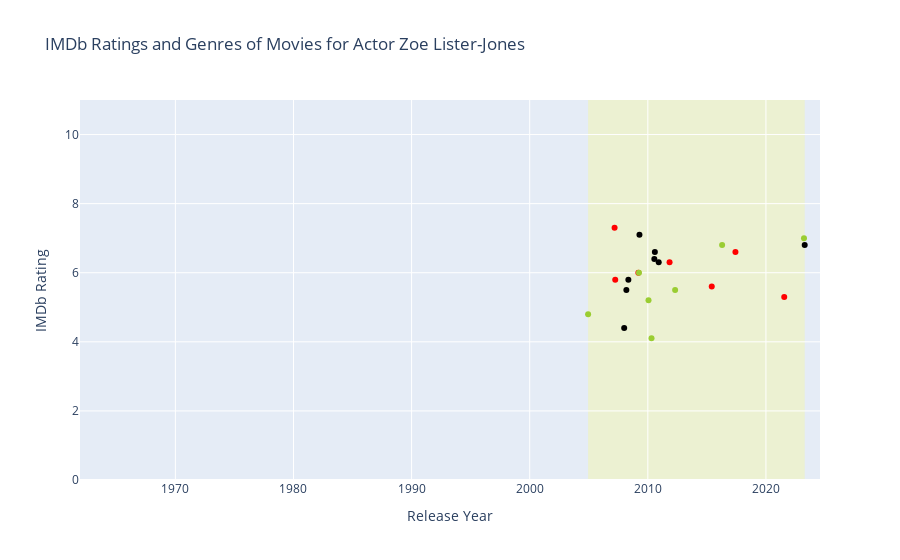
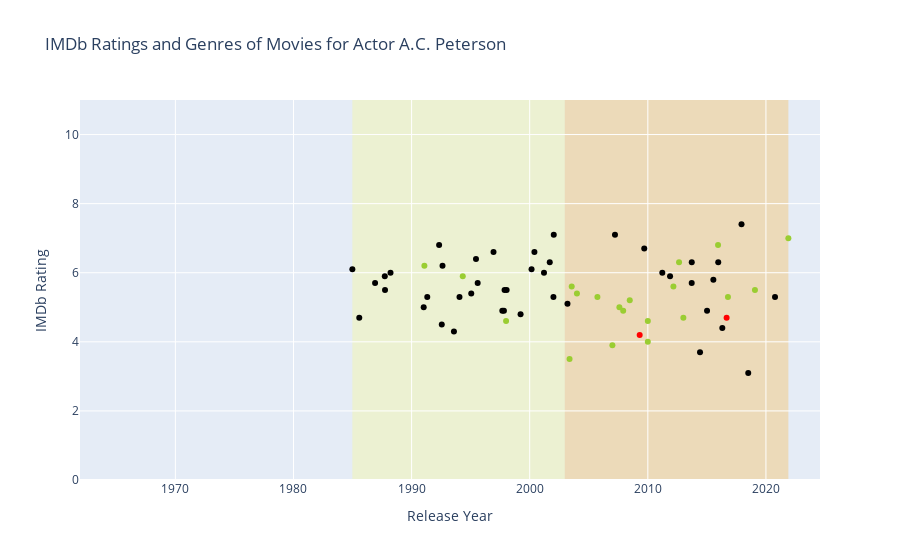
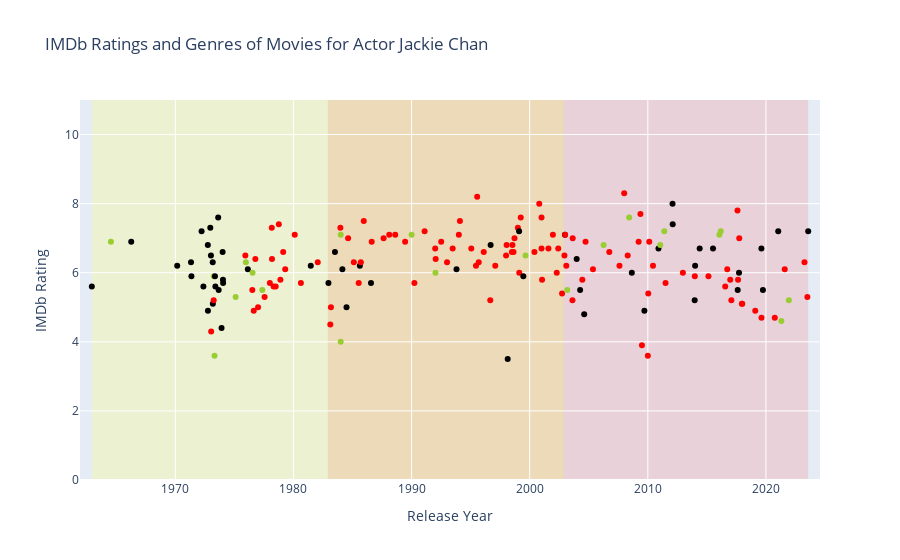

The cell these charts' notebook holds for them, in order:
### Code cell
from datetime import datetime, timedelta
id_1 = full_actors_filtered_df[full_actors_filtered_df['name'] == 'Zoe Lister-Jones']['actor_id'].iloc[0]
id_2 = full_actors_filtered_df[full_actors_filtered_df['name'] == 'A.C. Peterson']['actor_id'].iloc[0]
id_3 = full_actors_filtered_df[full_actors_filtered_df['name'] == 'Jackie Chan']['actor_id'].iloc[0]

first_release_date_1 = full_actors_filtered_df[full_actors_filtered_df['name'] == 'Zoe Lister-Jones']['release_date'].min()
first_release_date_2 = full_actors_filtered_df[full_actors_filtered_df['name'] == 'A.C. Peterson']['release_date'].min()
first_release_date_3 = full_actors_filtered_df[full_actors_filtered_df['name'] == 'Jackie Chan']['release_date'].min()
# get the earlier release date out of the 3
first_release_date = min(first_release_date_1, first_release_date_2, first_release_date_3)

# get min release date
last_release_date_1 = full_actors_filtered_df[full_actors_filtered_df['name'] == 'Zoe Lister-Jones']['release_date'].max()
last_release_date_2 = full_actors_filtered_df[full_actors_filtered_df['name'] == 'A.C. Peterson']['release_date'].max()
last_release_date_3 = full_actors_filtered_df[full_actors_filtered_df['name'] == 'Jackie Chan']['release_date'].max()
# get the later release date out of the 3
last_release_date = max(last_release_date_1, last_release_date_2, last_release_date_3)

# ---------------------
start_date = datetime.strptime(first_release_date, '%Y-%m-%d')
end_date = datetime.strptime(last_release_date, '%Y-%m-%d')

start_date -= timedelta(days=365)
end_date += timedelta(days=365)

# Convert back to string format
first_release_date = start_date.strftime('%Y-%m-%d')
last_release_date = end_date.strftime('%Y-%m-%d')

#---------------------

plot_movies_ratings_1(id_1, first_release_date, last_release_date)
plot_movies_ratings_2(id_2, first_release_date, last_release_date)
plot_movies_ratings_3(id_3, first_release_date, last_release_date)

### Figure 1 — Plotly figure (JSON) as saved in the notebook; plotly's stock layout.template omitted (floating-point values rounded to 4 significant figures)
{"data": [{"customdata": [["Nausea II", 2], ["Arranged", 0], ["The Last 15", 1], ["The Marconi Bros", 7], ["Explicit Ills", 8], ["Turn the River", 12], ["Breaking Upwards", 0], ["Washingtonienne", 2], ["State of Play", 20], ["Armless", 3], ["Shadows & Lies", 5], ["Salt", 17], ["The Other Guys", 24], ["All Good Things", 42], ["Stuck Between Stations", 0], ["Lola Versus", 2], ["Consumed", 0], ["Confirmation", 5], ["Band Aid", 0], ["How It Ends", 0], ["A Good Person", 4], ["Beau Is Afraid", 7]], "hovertemplate": "Release Year=%{x}<br>IMDb Rating=%{y}<br>Movie name=%{customdata[0]}<br>Order=%{customdata[1]}<extra></extra>", "legendgroup": "", "marker": {"color": ["yellowgreen", "red", "red", null, null, null, "red", "yellowgreen", null, "yellowgreen", "yellowgreen", null, null, null, "red", "yellowgreen", "red", "yellowgreen", "red", "red", "yellowgreen", null], "symbol": "circle"}, "mode": "markers", "name": "", "orientation": "v", "showlegend": false, "type": "scatter", "x": ["2004-12-11", "2007-03-10", "2007-03-30", "2008-01-01", "2008-03-08", "2008-05-09", "2009-03-14", "2009-04-01", "2009-04-17", "2010-01-22", "2010-04-25", "2010-07-21", "2010-08-06", "2010-12-03", "2011-11-04", "2012-04-24", "2015-06-01", "2016-04-16", "2017-06-02", "2021-07-20", "2023-03-23", "2023-04-14"], "xaxis": "x", "y": [4.8, 7.3, 5.8, 4.4, 5.5, 5.8, 6, 6, 7.1, 5.2, 4.1, 6.4, 6.6, 6.3, 6.3, 5.5, 5.6, 6.8, 6.6, 5.3, 7, 6.8], "yaxis": "y"}], "layout": {"legend": {"tracegroupgap": 0}, "shapes": [{"fillcolor": "rgba(255, 255, 100, 0.5)", "layer": "below", "line": {"width": 0}, "opacity": 0.5, "type": "rect", "x0": "2004-12-11", "x1": "2023-04-14", "y0": 0, "y1": 11}], "title": {"text": "IMDb Ratings and Genres of Movies for Actor Zoe Lister-Jones"}, "xaxis": {"anchor": "y", "domain": [0, 1], "range": ["1961-12-05", "2024-07-30"], "title": {"text": "Release Year"}}, "yaxis": {"anchor": "x", "domain": [0, 1], "title": {"text": "IMDb Rating"}}}}

### Figure 2 — Plotly figure (JSON) as saved in the notebook; plotly's stock layout.template omitted (floating-point values rounded to 4 significant figures; data arrays with more than 128 entries replaced by an {"elided": "..."} marker saying what was removed)
{"data": [{"customdata": {"elided": "65x2 mixed values"}, "hovertemplate": "Release Year=%{x}<br>IMDb Rating=%{y}<br>Movie name=%{customdata[0]}<br>Order=%{customdata[1]}<extra></extra>", "legendgroup": "", "marker": {"color": [null, null, null, null, null, null, null, "yellowgreen", null, null, null, null, null, null, "yellowgreen", null, null, null, null, null, null, null, "yellowgreen", null, null, null, null, null, null, null, null, null, "yellowgreen", "yellowgreen", "yellowgreen", "yellowgreen", "yellowgreen", null, "yellowgreen", "yellowgreen", "yellowgreen", "red", null, "yellowgreen", "yellowgreen", null, null, "yellowgreen", "yellowgreen", "yellowgreen", null, null, null, null, null, "yellowgreen", null, null, "red", "yellowgreen", null, null, "yellowgreen", null, "yellowgreen"], "symbol": "circle"}, "mode": "markers", "name": "", "orientation": "v", "showlegend": false, "type": "scatter", "x": ["1984-12-26", "1985-07-28", "1986-11-29", "1987-09-25", "1987-10-02", "1988-03-20", "1991-01-10", "1991-02-01", "1991-05-01", "1992-05-01", "1992-07-22", "1992-08-14", "1993-08-02", "1994-01-21", "1994-05-02", "1995-01-20", "1995-06-15", "1995-08-06", "1996-12-08", "1997-09-06", "1997-10-26", "1997-11-15", "1998-01-01", "1998-01-18", "1999-03-25", "2000-02-27", "2000-05-26", "2001-03-18", "2001-09-12", "2002-01-04", "2002-01-14", "2003-03-14", "2003-05-17", "2003-07-23", "2004-01-01", "2005-09-25", "2007-01-01", "2007-03-22", "2007-08-06", "2007-12-01", "2008-06-21", "2009-04-24", "2009-09-12", "2010-01-01", "2010-01-01", "2011-03-24", "2011-11-19", "2012-03-02", "2012-08-23", "2013-01-04", "2013-09-19", "2013-09-20", "2014-06-03", "2015-01-06", "2015-07-20", "2015-12-12", "2015-12-18", "2016-04-22", "2016-09-02", "2016-10-14", "2017-12-07", "2018-07-03", "2019-01-26", "2020-10-08", "2021-11-25"], "xaxis": "x", "y": [6.1, 4.7, 5.7, 5.9, 5.5, 6, 5, 6.2, 5.3, 6.8, 4.5, 6.2, 4.3, 5.3, 5.9, 5.4, 6.4, 5.7, 6.6, 4.9, 4.9, 5.5, 4.6, 5.5, 4.8, 6.1, 6.6, 6, 6.3, 5.3, 7.1, 5.1, 3.5, 5.6, 5.4, 5.3, 3.9, 7.1, 5, 4.9, 5.2, 4.2, 6.7, 4.6, 4, 6, 5.9, 5.6, 6.3, 4.7, 5.7, 6.3, 3.7, 4.9, 5.8, 6.8, 6.3, 4.4, 4.7, 5.3, 7.4, 3.1, 5.5, 5.3, 7], "yaxis": "y"}], "layout": {"legend": {"tracegroupgap": 0}, "shapes": [{"fillcolor": "rgba(255, 255, 100, 0.5)", "layer": "below", "line": {"width": 0}, "opacity": 0.5, "type": "rect", "x0": "1984-12-26", "x1": "2002-12-22", "y0": 0, "y1": 11}, {"fillcolor": "rgba(255, 165, 0, 0.5)", "layer": "below", "line": {"width": 0}, "opacity": 0.5, "type": "rect", "x0": "2002-12-22", "x1": "2021-11-25", "y0": 0, "y1": 11}], "title": {"text": "IMDb Ratings and Genres of Movies for Actor A.C. Peterson"}, "xaxis": {"anchor": "y", "domain": [0, 1], "range": ["1961-12-05", "2024-07-30"], "title": {"text": "Release Year"}}, "yaxis": {"anchor": "x", "domain": [0, 1], "title": {"text": "IMDb Rating"}}}}

### Figure 3 — Plotly figure (JSON) as saved in the notebook; plotly's stock layout.template omitted (floating-point values rounded to 4 significant figures; data arrays with more than 128 entries replaced by an {"elided": "..."} marker saying what was removed)
{"data": [{"customdata": {"elided": "180x2 mixed values"}, "hovertemplate": "Release Year=%{x}<br>IMDb Rating=%{y}<br>Movie name=%{customdata[0]}<br>Order=%{customdata[1]}<extra></extra>", "legendgroup": "", "marker": {"color": {"elided": "180 str values"}, "symbol": "circle"}, "mode": "markers", "name": "", "orientation": "v", "showlegend": false, "type": "scatter", "x": {"elided": "180 str values"}, "xaxis": "x", "y": {"elided": "180 float values"}, "yaxis": "y"}], "layout": {"legend": {"tracegroupgap": 0}, "shapes": [{"fillcolor": "rgba(255, 255, 100, 0.5)", "layer": "below", "line": {"width": 0}, "opacity": 0.5, "type": "rect", "x0": "1962-12-05", "x1": "1982-11-30", "y0": 0, "y1": 11}, {"fillcolor": "rgba(255, 165, 0, 0.5)", "layer": "below", "line": {"width": 0}, "opacity": 0.5, "type": "rect", "x0": "1982-11-30", "x1": "2002-11-25", "y0": 0, "y1": 11}, {"fillcolor": "rgba(240, 128, 128, 0.5)", "layer": "below", "line": {"width": 0}, "opacity": 0.5, "type": "rect", "x0": "2002-11-25", "x1": "2023-07-31", "y0": 0, "y1": 11}], "title": {"text": "IMDb Ratings and Genres of Movies for Actor Jackie Chan"}, "xaxis": {"anchor": "y", "domain": [0, 1], "range": ["1961-12-05", "2024-07-30"], "title": {"text": "Release Year"}}, "yaxis": {"anchor": "x", "domain": [0, 1], "title": {"text": "IMDb Rating"}}}}
